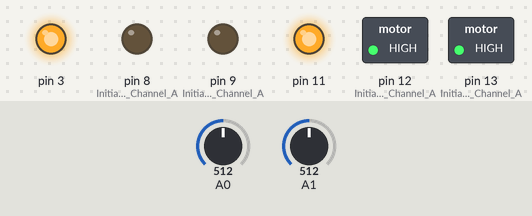
A sketch run on a simulated Arduino Uno, built with avr-gcc and run on an emulated ATmega328P. Parts: switched loads named in the sketch (green lamp = pin HIGH), output pins drawn as LEDs (lit = HIGH). The inputs (shaded band) are chosen by the test bench; at power-on: A0 = 512, A1 = 512.

Above: at 0.1 s.
Timing chart, 0 to 1.6 s (numbered marks = the images above):
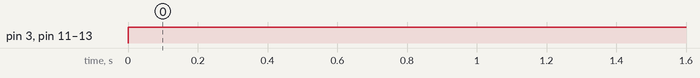

The sketch:

Light_Sensing_Robot.ino
```cpp
//     Function 			Channel A 	Channel B
//     Direction 			Digital 12 	Digital 13
//     Speed (PWM) 			Digital 3 	Digital 11
//     Brake 	                        Digital 9 	Digital 8
//     Current Sensing 		        Analog 0 	Analog 1
////****Do not connect any sensors at A0 and A1 as they are reserved for current sensing****//

// Here is code for controlling two motors ***////

void setup() {

  //Setup Channel A
  pinMode(12, OUTPUT); //Initiates Motor Channel A pin
  pinMode(9, OUTPUT); //Initiates Brake Channel A pin
  pinMode(3, OUTPUT);

  //Setup Channel B
  pinMode(13, OUTPUT); //Initiates Motor Channel A pin
  pinMode(8, OUTPUT);  //Initiates Brake Channel A pin
  pinMode(11, OUTPUT);

  Serial.begin(9600);
}

void loop()
{

  //if(Serial.available() )
  // {
   //Motor A
   digitalWrite(12, HIGH); //Establishes forward direction of Channel A
   digitalWrite(9, LOW);   //Disengage the Brake for Channel A
   analogWrite(3,255 );   //Spins the motor on Channel A at required (0-255) speed
   analogRead(A0);      //Current sensing for channel A
   //Motor B
   digitalWrite(13, HIGH);  //Establishes forward direction of Channel B
   digitalWrite(8, LOW);   //Disengage the Brake for Channel B
   analogWrite(11,255 );    //Spins the motor on Channel A at required (0-255) speed
   analogRead(A1);      //Current sensing for channel B
   digitalWrite(7,HIGH);


  // }
}

//Serial.read()
```

Measured:
- by itself, pin 3, pin 11, pin 12 (Initiates_Motor_Channel_A), pin 13 (Initiates_Motor_Channel_A): LOW → HIGH at 0.00 s
